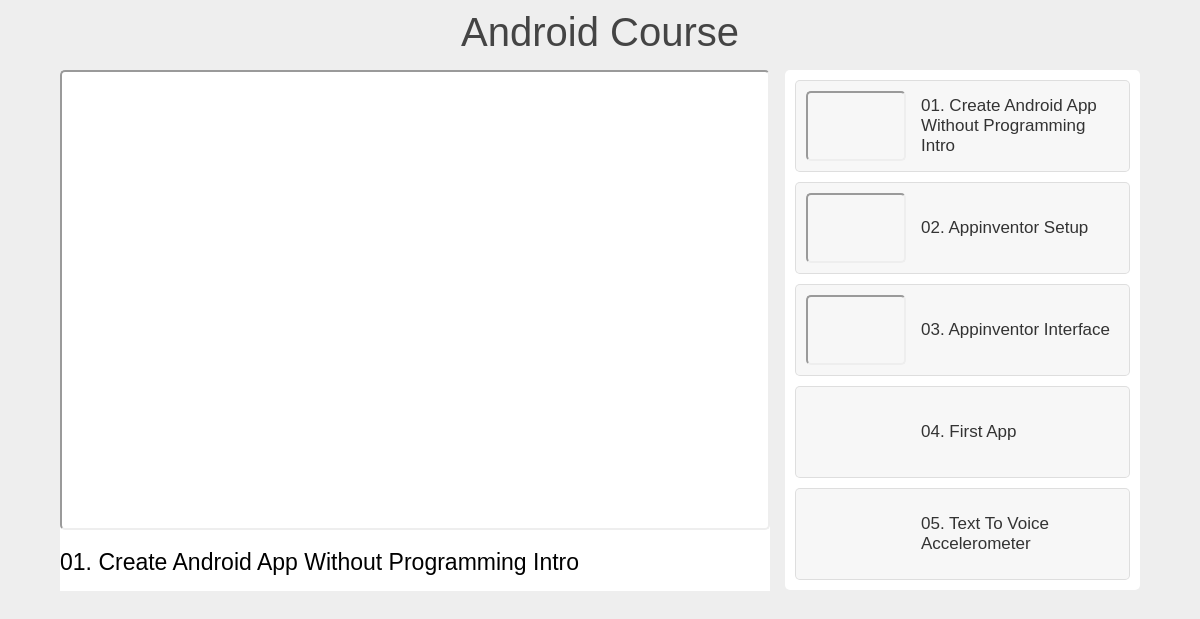
Page /coursesdetails.php?id=2 on the committed database.
### tables this page shows
CREATE TABLE `coursetable` (
  `id` int(11) NOT NULL,
  `coursename` varchar(20) NOT NULL,
  `description` varchar(500) NOT NULL,
  `image` varchar(100) NOT NULL,
  `title1` varchar(250) NOT NULL,
  `url1` text NOT NULL,
  `title2` varchar(250) NOT NULL,
  `url2` text NOT NULL,
  `title3` varchar(250) NOT NULL,
  `url3` text NOT NULL,
  `title4` varchar(250) NOT NULL,
  `url4` text NOT NULL,
  `title5` varchar(250) NOT NULL,
  `url5` text NOT NULL
);

### coursesdetails.php (the view, shortened to what this page needs)
<?php
require('connect.inc.php');
$getid = $_GET['id'];
$sql = "SELECT * FROM coursetable WHERE id=$getid";
$result = mysqli_query($conn, $sql);
?>
<?php
$course = mysqli_fetch_array($result);
$coursename = $course['coursename'];
$url1 = $course['url1'];
$title1 = $course['title1'];
$url2 = $course['url2'];
$title2 = $course['title2'];
$url3 = $course['url3'];
$title3 = $course['title3'];
$url4 = $course['url4'];
$title4 = $course['title4'];
$url5 = $course['url5'];
$title5 = $course['title5'];
?>
<!DOCTYPE html>
<html lang="en">
<head>
    <link rel="stylesheet" href="css/video.css">
</head>
<body>
    <h3 class="heading"> <?php echo $coursename ?> Course</h3>
    <div class="container">
        <div class="main-iframe">
            <div class="iframe">
                <iframe src="<?php echo $url1 ?>" allowfullscreen></iframe>
                <h3 class="title"> 01. <?php echo $title1 ?> </h3>
            </div>
        </div>
        <div class="iframe-list">
            <div class="vid active">
                <iframe src="<?php echo $url1 ?>" allowfullscreen></iframe>
                <h3 class="title">01. <?php echo $title1 ?> </h3>
            </div>
            <div class="vid">
                <iframe src="<?php echo $url2 ?>" allowfullscreen></iframe>
                <h3 class="title" title>02. <?php echo $title2 ?></h3>
            </div>
            <div class="vid">
                <iframe src="<?php echo $url3 ?>" allowfullscreen></iframe>
                <h3 class="title" title>03. <?php echo $title3 ?></h3>
            </div>
            <div class="vid">
                <iframe src="<?php echo $url4 ?>" title="YouTube video player" frameborder="0" allowfullscreen></iframe>
                <h3 class=" title">04. <?php echo $title4 ?> </h3>
            </div>
            <div class="vid">
                <iframe src="<?php echo $url5 ?>" title="YouTube video player" frameborder="0" allowfullscreen></iframe>
                <h3 class=" title">05. <?php echo $title5 ?> </h3>
            </div>
        </div>
    </div>
</body>
</html>

### css/video.css (style rules this page uses)
* { margin:0; padding: 0; box-sizing: border-box; text-transform: capitalize; font-family: 'Kalpurush', Verdana, 'Geneva', Tahoma, sans-serif; font-weight: normal; }
body { background: #eee; }
.heading { color: #444; font-size: 40px; text-align: center; padding: 10px; }
.container { display: grid; grid-template-columns: 2fr 1fr; gap: 15px; align-items: flex-start; padding: 5px 5%; }
.container .main-iframe { background: #fff; border-radius: 5px; }
.container .main-iframe iframe { width: 100%; height: 460px; border-radius: 5px; padding: 10px; }
.container .main-iframe .title { background: #fff; font-size: 23px; padding-top: 15px; padding-bottom: 15px; color: #000; }
.container .iframe-list { background: #fff; border-radius: 5px; height: 520px; overflow-y: scroll; }
.container .iframe-list .vid iframe { width: 100px; height: 70px; border-radius: 5px; }
.container .iframe-list .vid { display: flex; align-items: center; gap: 15px; background: #f7f7f7; border-radius: 5px; margin: 10px; padding: 10px; border: 1px solid rgba(0, 0, 0, .1); cursor: pointer; }
.container .iframe-list .vid .title { color: #333; font-size: 17px; }

### rows in the picture
coursetable: coursename "Android", title1 "Create Android App Without Programming Intro", title2 "Appinventor Setup", title3 "Appinventor Interface", title4 "First App", title5 "Text To Voice Accelerometer"
